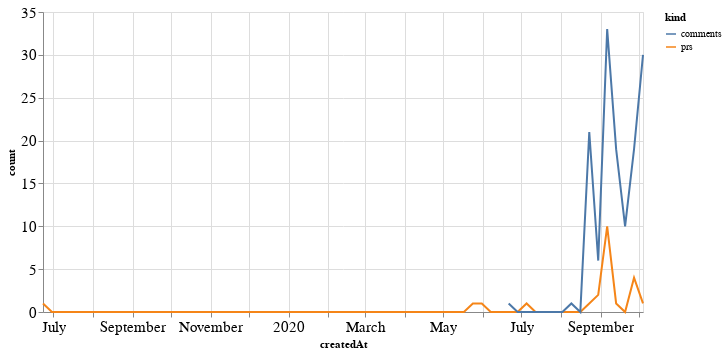

The cell this chart's notebook holds for it:
### Code cell
alt.Chart(total_time, width=600).mark_line().encode(
    x='createdAt',
    y='count',
    color='kind'
)

### Figure 1 — Vega-Lite specification as saved in the notebook (floating-point values rounded to 4 significant figures; data arrays with more than 128 entries replaced by an {"elided": "..."} marker saying what was removed)
{"config": {"axisLeft": {"labelFontSize": 15}, "axisBottom": {"labelFontSize": 15}}, "data": {"name": "data-cff936844224cce2e34afe2b32c51c29"}, "mark": "line", "encoding": {"color": {"type": "nominal", "field": "kind"}, "x": {"type": "temporal", "field": "createdAt"}, "y": {"type": "quantitative", "field": "count"}}, "width": 600, "$schema": "https://vega.github.io/schema/vega-lite/v4.8.1.json", "datasets": {"data-cff936844224cce2e34afe2b32c51c29": {"elided": "136 records"}}}
